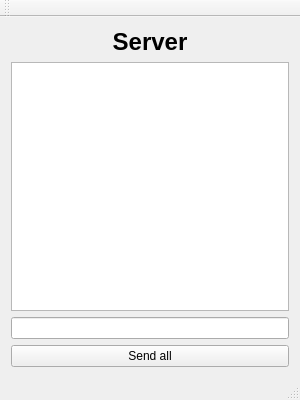
<?xml version="1.0" encoding="UTF-8"?>
<ui version="4.0">
 <class>MyServer</class>
 <widget class="QMainWindow" name="MyServer">
  <property name="geometry">
   <rect>
    <x>0</x>
    <y>0</y>
    <width>300</width>
    <height>400</height>
   </rect>
  </property>
  <property name="windowTitle">
   <string>MyServer</string>
  </property>
  <widget class="QWidget" name="centralWidget">
   <layout class="QGridLayout" name="gridLayout_2">
    <item row="0" column="0">
     <layout class="QGridLayout" name="gridLayout">
      <item row="2" column="0">
       <widget class="QTextEdit" name="m_ptxt"/>
      </item>
      <item row="3" column="0">
       <widget class="QLineEdit" name="m_ptxtInput"/>
      </item>
      <item row="4" column="0">
       <widget class="QPushButton" name="pcmd">
        <property name="text">
         <string>Send all</string>
        </property>
       </widget>
      </item>
      <item row="1" column="0">
       <widget class="QLabel" name="label">
        <property name="text">
         <string>&lt;h1&gt;&lt;div align='center'&gt;Server&lt;/div&gt;&lt;/h1&gt;</string>
        </property>
       </widget>
      </item>
     </layout>
    </item>
   </layout>
  </widget>
  <widget class="QMenuBar" name="menuBar">
   <property name="geometry">
    <rect>
     <x>0</x>
     <y>0</y>
     <width>300</width>
     <height>22</height>
    </rect>
   </property>
  </widget>
  <widget class="QToolBar" name="mainToolBar">
   <attribute name="toolBarArea">
    <enum>TopToolBarArea</enum>
   </attribute>
   <attribute name="toolBarBreak">
    <bool>false</bool>
   </attribute>
  </widget>
  <widget class="QStatusBar" name="statusBar"/>
 </widget>
 <layoutdefault spacing="6" margin="11"/>
 <resources/>
 <connections/>
</ui>
